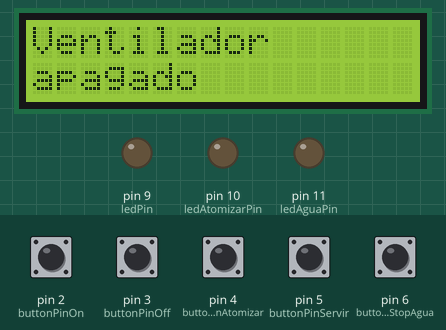
The sketch below on a simulated Arduino Uno, built with avr-gcc and run on an emulated ATmega328P. On the bench: 16×2 character LCD, output pins drawn as LEDs (lit = HIGH). The test bench sets the inputs (shaded band); at power-on: pin 2 (buttonPinOn), pin 3 (buttonPinOff), pin 4 (buttonPinAtomizar), pin 5 (buttonPinServir), pin 6 (buttonPinStopAgua) HIGH.

Above: at 1.2 s.
1.3 s: pin 5 (buttonPinServir) pulled LOW for 1 s
At 2.1 s:
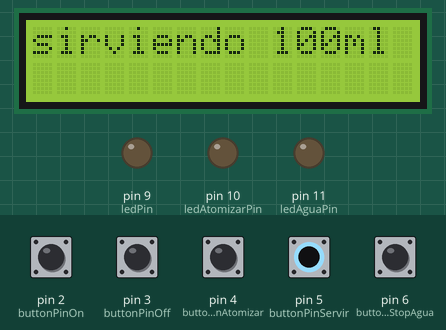
4.4 s: pin 2 (buttonPinOn) pulled LOW for 1 s
At 7.5 s:
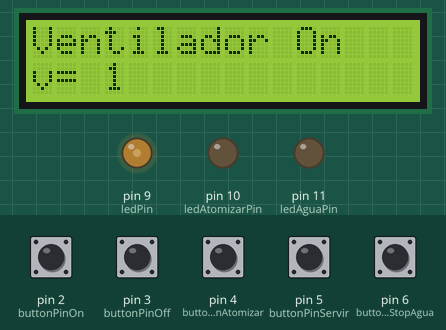
7.8 s: pin 4 (buttonPinAtomizar) pulled LOW for 1 s
At 8.8 s:
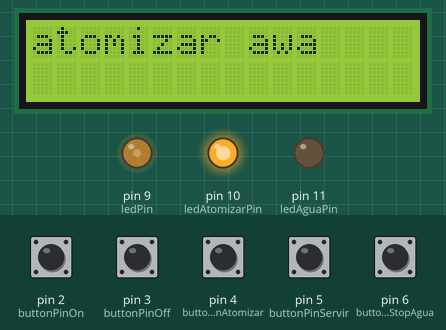
10.5 s: pin 2 (buttonPinOn) pulled LOW for 1 s
At 11.7 s:
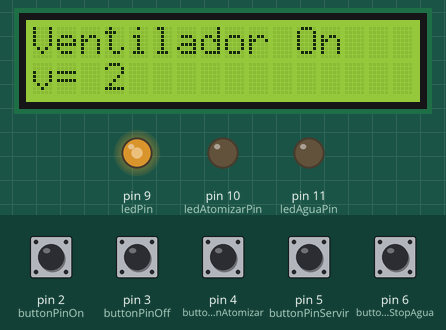
13.0 s: pin 2 (buttonPinOn) pulled LOW for 1 s
At 13.6 s:
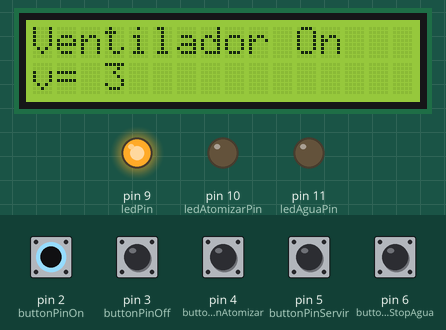
15.5 s: pin 4 (buttonPinAtomizar) pulled LOW for 1 s
At 16.5 s:
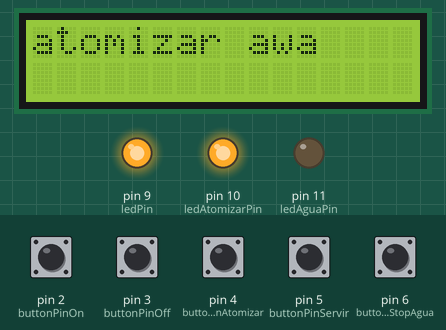
Timing chart, 0 to 18.5 s (numbered marks = the images above; inputs shaded):
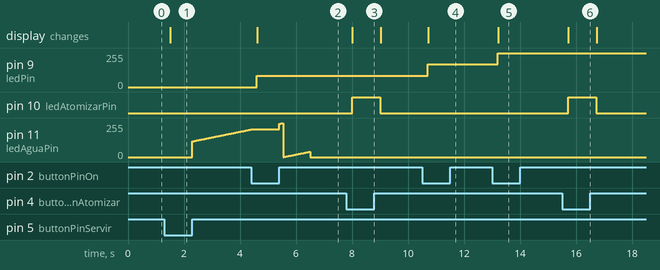

The sketch:

sketch_jun2b.ino
```cpp
#include <Wire.h>
#include <LiquidCrystal_I2C.h>

// Dirección I2C del módulo, generalmente es 0x27 o 0x3F
LiquidCrystal_I2C lcd(0x27, 16, 2);

// Definir pines para los botones y los LEDs
const int buttonPinOn = 2;
const int buttonPinOff = 3;
const int buttonPinAtomizar = 4;
const int buttonPinServir = 5;
const int buttonPinStopAgua = 6;
const int ledPin = 9; // Cambiado a un pin PWM
const int ledAtomizarPin = 10;
const int ledAguaPin = 11;

// Variable de control para el estado del ventilador
bool ventiladorEncendido = false;
int velocidad = 0; // Variable para contar las veces que se presiona el botón de encendido
bool sirviendoAgua = false;
unsigned long tiempoInicioServir = 0;

void setup() {
  Wire.begin(); // Inicia la comunicación I2C

  // Inicializar el LCD con 16 columnas y 2 filas
  lcd.begin(16, 2);
  lcd.backlight();  // Encender la luz de fondo

  // Inicializar los botones y los LEDs
  pinMode(buttonPinOn, INPUT_PULLUP); // Configura el pin del botón como entrada con resistencia pull-up interna
  pinMode(buttonPinOff, INPUT_PULLUP); // Configura el pin del segundo botón como entrada con resistencia pull-up interna
  pinMode(buttonPinAtomizar, INPUT_PULLUP); // Configura el pin del tercer botón como entrada con resistencia pull-up interna
  pinMode(buttonPinServir, INPUT_PULLUP); // Configura el pin del cuarto botón como entrada con resistencia pull-up interna
  pinMode(buttonPinStopAgua, INPUT_PULLUP); // Configura el pin del quinto botón como entrada con resistencia pull-up interna
  pinMode(ledPin, OUTPUT); // Configura el pin del LED como salida
  pinMode(ledAtomizarPin, OUTPUT); // Configura el pin del segundo LED como salida
  pinMode(ledAguaPin, OUTPUT); // Configura el pin del tercer LED como salida

  // Mostrar el estado inicial del ventilador en el LCD
  actualizarPantalla();
}

void loop() {
  // Leer el estado del botón para encender el ventilador
  if (digitalRead(buttonPinOn) == LOW) {
    delay(200); // Debounce
    if (digitalRead(buttonPinOn) == LOW) {
      if (!ventiladorEncendido) {
        // Encender el ventilador por primera vez
        ventiladorEncendido = true;
        velocidad = 1; // Empezar con velocidad 1
      } else {
        // Incrementar la velocidad del ventilador
        if (velocidad < 3) {
          velocidad++;
        }
      }
      // Actualizar el estado del LED
      actualizarLed();
      // Actualizar el mensaje en la pantalla LCD
      actualizarPantalla();
      // Esperar a que se suelte el botón
      while (digitalRead(buttonPinOn) == LOW);
    }
  }

  // Leer el estado del botón para apagar el ventilador
  if (digitalRead(buttonPinOff) == LOW) {
    delay(200); // Debounce
    if (digitalRead(buttonPinOff) == LOW) {
      // Apagar el ventilador
      ventiladorEncendido = false;
      velocidad = 0; // Reiniciar la velocidad
      // Actualizar el estado del LED
      actualizarLed();
      // Actualizar el mensaje en la pantalla LCD
      actualizarPantalla();
      // Esperar a que se suelte el botón
      while (digitalRead(buttonPinOff) == LOW);
    }
  }

  // Leer el estado del botón para atomizar agua
  if (digitalRead(buttonPinAtomizar) == LOW) {
    delay(200); // Debounce
    if (digitalRead(buttonPinAtomizar) == LOW) {
      // Mostrar mensaje de atomización y encender LED
      lcd.clear();
      lcd.setCursor(0, 0);
      lcd.print("atomizar awa");
      digitalWrite(ledAtomizarPin, HIGH);
      delay(1000); // Mantener el mensaje y el LED encendido por 1 segundo
      digitalWrite(ledAtomizarPin, LOW);
      // Volver a mostrar el estado del ventilador
      actualizarPantalla();
      // Esperar a que se suelte el botón
      while (digitalRead(buttonPinAtomizar) == LOW);
    }
  }

  // Leer el estado del botón para servir agua
  if (digitalRead(buttonPinServir) == LOW) {
    delay(200); // Debounce
    if (digitalRead(buttonPinServir) == LOW) {
      // Mostrar mensaje de servir agua y encender LED
      lcd.clear();
      lcd.setCursor(0, 0);
      lcd.print("sirviendo 100ml");
      sirviendoAgua = true;
      tiempoInicioServir = millis(); // Registrar el tiempo de inicio
      // Esperar a que se suelte el botón
      while (digitalRead(buttonPinServir) == LOW);
    }
  }

  // Leer el estado del botón para detener el servicio de agua
  if (digitalRead(buttonPinStopAgua) == LOW) {
    delay(200); // Debounce
    if (digitalRead(buttonPinStopAgua) == LOW) {
      // Si está sirviendo agua, detener el proceso
      if (sirviendoAgua) {
        lcd.clear();
        lcd.setCursor(0, 0);
        lcd.print("stop agua");
        digitalWrite(ledAguaPin, LOW);
        delay(1000); // Mostrar el mensaje por 1 segundo
        sirviendoAgua = false;
        actualizarPantalla(); // Volver a mostrar el estado del ventilador
      }
      // Esperar a que se suelte el botón
      while (digitalRead(buttonPinStopAgua) == LOW);
    }
  }

  // Controlar la duración del servicio de agua
  if (sirviendoAgua) {
    unsigned long tiempoActual = millis();
    unsigned long tiempoTranscurrido = tiempoActual - tiempoInicioServir;
    if (tiempoTranscurrido >= 5000) {
      // Detener el servicio de agua después de 5 segundos
      digitalWrite(ledAguaPin, LOW);
      sirviendoAgua = false;
      actualizarPantalla();
    } else {
      // Ajustar la luminosidad del LED en función del tiempo transcurrido
      int brillo = map(tiempoTranscurrido, 0, 4000, 85, 255); // Mapear el tiempo a brillo
      analogWrite(ledAguaPin, brillo);
    }
  }
}

void actualizarPantalla() {
  lcd.clear(); // Limpiar la pantalla LCD
  lcd.setCursor(0, 0); // Posicionar el cursor en la primera columna, primera fila
  if (ventiladorEncendido) {
    lcd.print("Ventilador On"); // Imprimir en la primera fila
    lcd.setCursor(0, 1); // Posicionar el cursor en la primera columna, segunda fila
    lcd.print("v= "); // Imprimir en la segunda fila
    lcd.print(velocidad); // Imprimir la velocidad actual
  } else {
    lcd.print("Ventilador"); // Imprimir en la primera fila
    lcd.setCursor(0, 1); // Posicionar el cursor en la primera columna, segunda fila
    lcd.print("apagado"); // Imprimir en la segunda fila
  }
}

void actualizarLed() {
  if (ventiladorEncendido) {
    // Ajustar el brillo del LED en función de la velocidad
    int brillo = map(velocidad, 1, 3, 85, 255); // Mapear velocidad 1-3 a brillo 85-255
    analogWrite(ledPin, brillo);
  } else {
    // Apagar el LED
    analogWrite(ledPin, 0);
  }
}
```

Measured:
- after the input at 1.3 s, pin 11 (ledAguaPin): moves from 0/255 to 207/255 over 2.1 s, starting after 1.0 s; the display: changes after 0.22 s (image 1)
- after the input at 4.4 s, pin 9 (ledPin): 0/255 → 85/255 after 0.20 s; the display: changes after 0.22 s (image 2)
- after the input at 7.8 s, pin 10 (ledAtomizarPin): LOW → HIGH after 0.21 s, → LOW 1.0 s later; the display: changes after 0.21 s (image 3)
- after the input at 10.5 s, pin 9 (ledPin): 85/255 → 170/255 after 0.20 s; the display: changes after 0.22 s (image 4)
- after the input at 13.0 s, pin 9 (ledPin): 170/255 → 255/255 after 0.20 s; the display: changes after 0.22 s (image 5)
- after the input at 15.5 s, pin 10 (ledAtomizarPin): LOW → HIGH after 0.21 s, → LOW 1.0 s later; the display: changes after 0.21 s (image 6)
